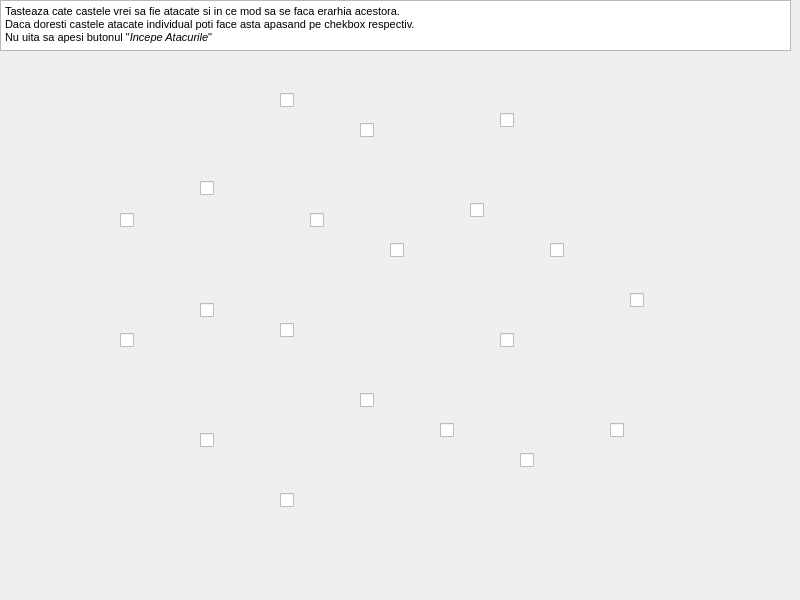
    <widget class="QWidget" name="tab_1">
     <property name="minimumSize">
      <size>
       <width>800</width>
       <height>600</height>
      </size>
     </property>
     <property name="maximumSize">
      <size>
       <width>800</width>
       <height>600</height>
      </size>
     </property>
     <attribute name="title">
      <string>Castel Principa</string>
     </attribute>
     <widget class="QLabel" name="label">
      <property name="geometry">
       <rect>
        <x>0</x>
        <y>50</y>
        <width>791</width>
        <height>471</height>
       </rect>
      </property>
      <property name="minimumSize">
       <size>
        <width>80</width>
        <height>60</height>
       </size>
      </property>
      <property name="maximumSize">
       <size>
        <width>800</width>
        <height>600</height>
       </size>
      </property>
      <property name="text">
       <string/>
      </property>
      <property name="pixmap">
       <pixmap>main.png</pixmap>
      </property>
      <property name="scaledContents">
       <bool>true</bool>
      </property>
     </widget>
     <widget class="QCheckBox" name="checkBox">
      <property name="geometry">
       <rect>
        <x>120</x>
        <y>210</y>
        <width>20</width>
        <height>20</height>
       </rect>
      </property>
      <property name="text">
       <string/>
      </property>
      <property name="tristate">
       <bool>false</bool>
      </property>
     </widget>
     <widget class="QCheckBox" name="checkBox_2">
      <property name="geometry">
       <rect>
        <x>120</x>
        <y>330</y>
        <width>20</width>
        <height>20</height>
       </rect>
      </property>
      <property name="text">
       <string/>
      </property>
     </widget>
     <widget class="QCheckBox" name="checkBox_3">
      <property name="geometry">
       <rect>
        <x>200</x>
        <y>180</y>
        <width>16</width>
        <height>17</height>
       </rect>
      </property>
      <property name="text">
       <string/>
      </property>
     </widget>
     <widget class="QCheckBox" name="checkBox_4">
      <property name="geometry">
       <rect>
        <x>200</x>
        <y>300</y>
        <width>20</width>
        <height>20</height>
       </rect>
      </property>
      <property name="text">
       <string/>
      </property>
     </widget>
     <widget class="QTextBrowser" name="textBrowser">
      <property name="geometry">
       <rect>
        <x>0</x>
        <y>0</y>
        <width>791</width>
        <height>51</height>
       </rect>
      </property>
      <property name="html">
       <string>&lt;!DOCTYPE HTML PUBLIC &quot;-//W3C//DTD HTML 4.0//EN&quot; &quot;http://www.w3.org/TR/REC-html40/strict.dtd&quot;&gt;
&lt;html&gt;&lt;head&gt;&lt;meta name=&quot;qrichtext&quot; content=&quot;1&quot; /&gt;&lt;style type=&quot;text/css&quot;&gt;
p, li { white-space: pre-wrap; }
&lt;/style&gt;&lt;/head&gt;&lt;body style=&quot; font-family:'MS Shell Dlg 2'; font-size:7.8pt; font-weight:400; font-style:normal;&quot;&gt;
&lt;p style=&quot; margin-top:0px; margin-bottom:0px; margin-left:0px; margin-right:0px; -qt-block-indent:0; text-indent:0px;&quot;&gt;&lt;span style=&quot; font-size:8.25pt;&quot;&gt;Tasteaza cate castele vrei sa fie atacate si in ce mod sa se faca erarhia acestora.&lt;/span&gt;&lt;/p&gt;
&lt;p style=&quot; margin-top:0px; margin-bottom:0px; margin-left:0px; margin-right:0px; -qt-block-indent:0; text-indent:0px;&quot;&gt;&lt;span style=&quot; font-size:8.25pt;&quot;&gt;Daca doresti castele atacate individual poti face asta apasand pe chekbox respectiv.&lt;/span&gt;&lt;/p&gt;
&lt;p style=&quot; margin-top:0px; margin-bottom:0px; margin-left:0px; margin-right:0px; -qt-block-indent:0; text-indent:0px;&quot;&gt;&lt;span style=&quot; font-size:8.25pt;&quot;&gt;Nu uita sa apesi butonul &amp;quot;&lt;/span&gt;&lt;span style=&quot; font-size:8.25pt; font-style:italic;&quot;&gt;Incepe Atacurile&lt;/span&gt;&lt;span style=&quot; font-size:8.25pt;&quot;&gt;&amp;quot;&lt;/span&gt;&lt;/p&gt;&lt;/body&gt;&lt;/html&gt;</string>
      </property>
     </widget>
     <widget class="QCheckBox" name="checkBox_5">
      <property name="geometry">
       <rect>
        <x>200</x>
        <y>430</y>
        <width>20</width>
        <height>20</height>
       </rect>
      </property>
      <property name="text">
       <string/>
      </property>
     </widget>
     <widget class="QCheckBox" name="checkBox_6">
      <property name="geometry">
       <rect>
        <x>280</x>
        <y>90</y>
        <width>20</width>
        <height>20</height>
       </rect>
      </property>
      <property name="text">
       <string/>
      </property>
     </widget>
     <widget class="QCheckBox" name="checkBox_7">
      <property name="geometry">
       <rect>
        <x>280</x>
        <y>320</y>
        <width>20</width>
        <height>20</height>
       </rect>
      </property>
      <property name="text">
       <string/>
      </property>
     </widget>
     <widget class="QCheckBox" name="checkBox_8">
      <property name="geometry">
       <rect>
        <x>280</x>
        <y>490</y>
        <width>20</width>
        <height>20</height>
       </rect>
      </property>
      <property name="text">
       <string/>
      </property>
     </widget>
     <widget class="QCheckBox" name="checkBox_9">
      <property name="geometry">
       <rect>
        <x>310</x>
        <y>210</y>
        <width>20</width>
        <height>20</height>
       </rect>
      </property>
      <property name="text">
       <string/>
      </property>
     </widget>
     <widget class="QCheckBox" name="checkBox_10">
      <property name="geometry">
       <rect>
        <x>360</x>
        <y>120</y>
        <width>20</width>
        <height>20</height>
       </rect>
      </property>
      <property name="text">
       <string/>
      </property>
     </widget>
     <widget class="QCheckBox" name="checkBox_11">
      <property name="geometry">
       <rect>
        <x>360</x>
        <y>390</y>
        <width>20</width>
        <height>20</height>
       </rect>
      </property>
      <property name="text">
       <string/>
      </property>
     </widget>
     <widget class="QCheckBox" name="checkBox_12">
      <property name="geometry">
       <rect>
        <x>390</x>
        <y>240</y>
        <width>20</width>
        <height>20</height>
       </rect>
      </property>
      <property name="text">
       <string/>
      </property>
     </widget>
     <widget class="QCheckBox" name="checkBox_13">
      <property name="geometry">
       <rect>
        <x>470</x>
        <y>200</y>
        <width>20</width>
        <height>20</height>
       </rect>
      </property>
      <property name="text">
       <string/>
      </property>
     </widget>
     <widget class="QCheckBox" name="checkBox_14">
      <property name="geometry">
       <rect>
        <x>500</x>
        <y>110</y>
        <width>20</width>
        <height>20</height>
       </rect>
      </property>
      <property name="text">
       <string/>
      </property>
     </widget>
     <widget class="QCheckBox" name="checkBox_15">
      <property name="geometry">
       <rect>
        <x>500</x>
        <y>330</y>
        <width>20</width>
        <height>20</height>
       </rect>
      </property>
      <property name="text">
       <string/>
      </property>
     </widget>
     <widget class="QCheckBox" name="checkBox_16">
      <property name="geometry">
       <rect>
        <x>520</x>
        <y>450</y>
        <width>20</width>
        <height>20</height>
       </rect>
      </property>
      <property name="text">
       <string/>
      </property>
     </widget>
     <widget class="QCheckBox" name="checkBox_17">
      <property name="geometry">
       <rect>
        <x>550</x>
        <y>240</y>
        <width>20</width>
        <height>20</height>
       </rect>
      </property>
      <property name="text">
       <string/>
      </property>
     </widget>
     <widget class="QCheckBox" name="checkBox_18">
      <property name="geometry">
       <rect>
        <x>610</x>
        <y>420</y>
        <width>20</width>
        <height>20</height>
       </rect>
      </property>
      <property name="text">
       <string/>
      </property>
     </widget>
     <widget class="QCheckBox" name="checkBox_19">
      <property name="geometry">
       <rect>
        <x>440</x>
        <y>420</y>
        <width>20</width>
        <height>20</height>
       </rect>
      </property>
      <property name="text">
       <string/>
      </property>
     </widget>
     <widget class="QCheckBox" name="checkBox_20">
      <property name="geometry">
       <rect>
        <x>630</x>
        <y>290</y>
        <width>20</width>
        <height>20</height>
       </rect>
      </property>
      <property name="text">
       <string/>
      </property>
     </widget>
    </widget>
